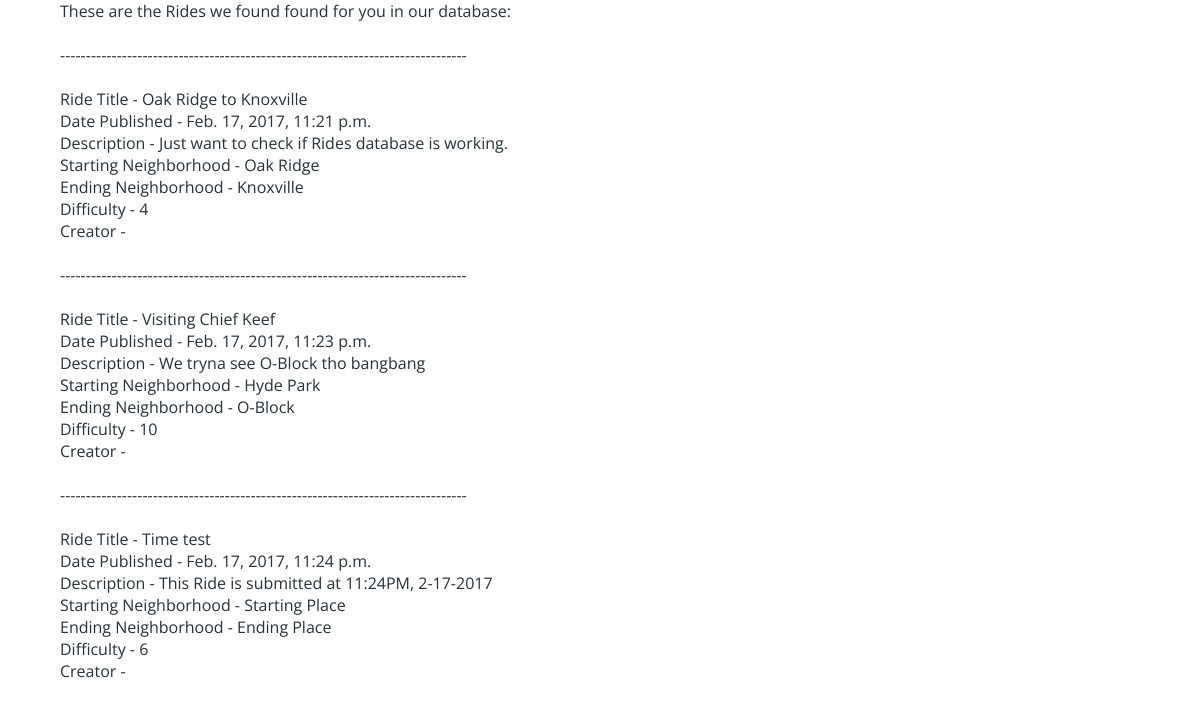
Screenshot of /view_rides/ with the database file from the repository.
### divassist_web/models.py (models this page shows, shortened)
class Ride(models.Model):
    title_text = models.CharField(max_length=200)
    pub_date = models.DateTimeField('date published')
    desc_text = models.CharField('description', max_length=2000)
    s_neighborhood = models.CharField('start neighborhood', max_length=200)
    e_neighborhood = models.CharField('end neighborhood', max_length=200)
    difficulty = models.IntegerField()
    owner = models.ForeignKey(UserProfile)

### divassist_web/views.py (the view)
# urls.py: url(r'^view_rides/$', view_all_rides),
def view_all_rides(request):
    return render(request, 'divassist_web/view_ride.html', {
        'user': request.user,
        'rides': Ride.objects.all()
    })

### divassist_web/templates/divassist_web/view_ride.html (shortened to what this page needs)
{% extends "window_base.html" %}
{% load static %}
{% block extra-css %}
    <link rel="stylesheet" type="text/css" href="{% static 'divassist_web/home.css' %}" />
{% endblock %}
{% block content %}
<p>These are the Rides we found found for you in our database:</p>
{% for ride in rides %}
    <br>
    <p>-------------------------------------------------------------------------------</p>
    <br>
    <p>Ride Title - {{ ride.title_text }}</p>
    <p>Date Published - {{ ride.pub_date }}</p>
    <p>Description - {{ ride.desc_text }}</p>
    <p>Starting Neighborhood - {{ ride.s_neighborhood }}</p>
    <p>Ending Neighborhood - {{ ride.e_neighborhood }}</p>
    <p>Difficulty - {{ ride.difficulty }}</p>
    <p>Creator - {{ ride.owner.username }}</p>
{% endfor %}
{% endblock %}

### divassist/templates/window_base.html (shortened to what this page needs)
{% load static %}
<!DOCTYPE html>
<html lang="en-US">
    <head>
        <link rel="stylesheet" type="text/css" href="{% static 'general.css' %}" />
        <link rel="stylesheet" type="text/css" href="{% static 'window.css' %}" />
        {%block extra-css %}{% endblock %}
    </head>
    <body>
        <div id="window-main-container">
            {% block content %}{% endblock %}
        </div>
    </body>
</html>

### divassist/static/general.css (style rules this page uses)
body, p, div, img, a, input { margin: 0; padding: 0; font-family: 'Open Sans', sans-serif; color: #263238; }
#footer, nav, body { min-width: 860px; }

### divassist/static/window.css (style rules this page uses)
#window-main-container { margin: 0; padding: 0 0 0 5%; }

### rows the page displays
Ride: title_text "Oak Ridge to Knoxville", pub_date "Feb. 17, 2017, 11:21 p.m.", desc_text "Just want to check if Rides database is working.", s_neighborhood "Oak Ridge", e_neighborhood "Knoxville", difficulty "4"
Ride: title_text "Visiting Chief Keef", pub_date "Feb. 17, 2017, 11:23 p.m.", desc_text "We tryna see O-Block tho bangbang", s_neighborhood "Hyde Park", e_neighborhood "O-Block", difficulty "10"
Ride: title_text "Time test", pub_date "Feb. 17, 2017, 11:24 p.m.", desc_text "This Ride is submitted at 11:24PM, 2-17-2017", s_neighborhood "Starting Place", e_neighborhood "Ending Place", difficulty "6"
